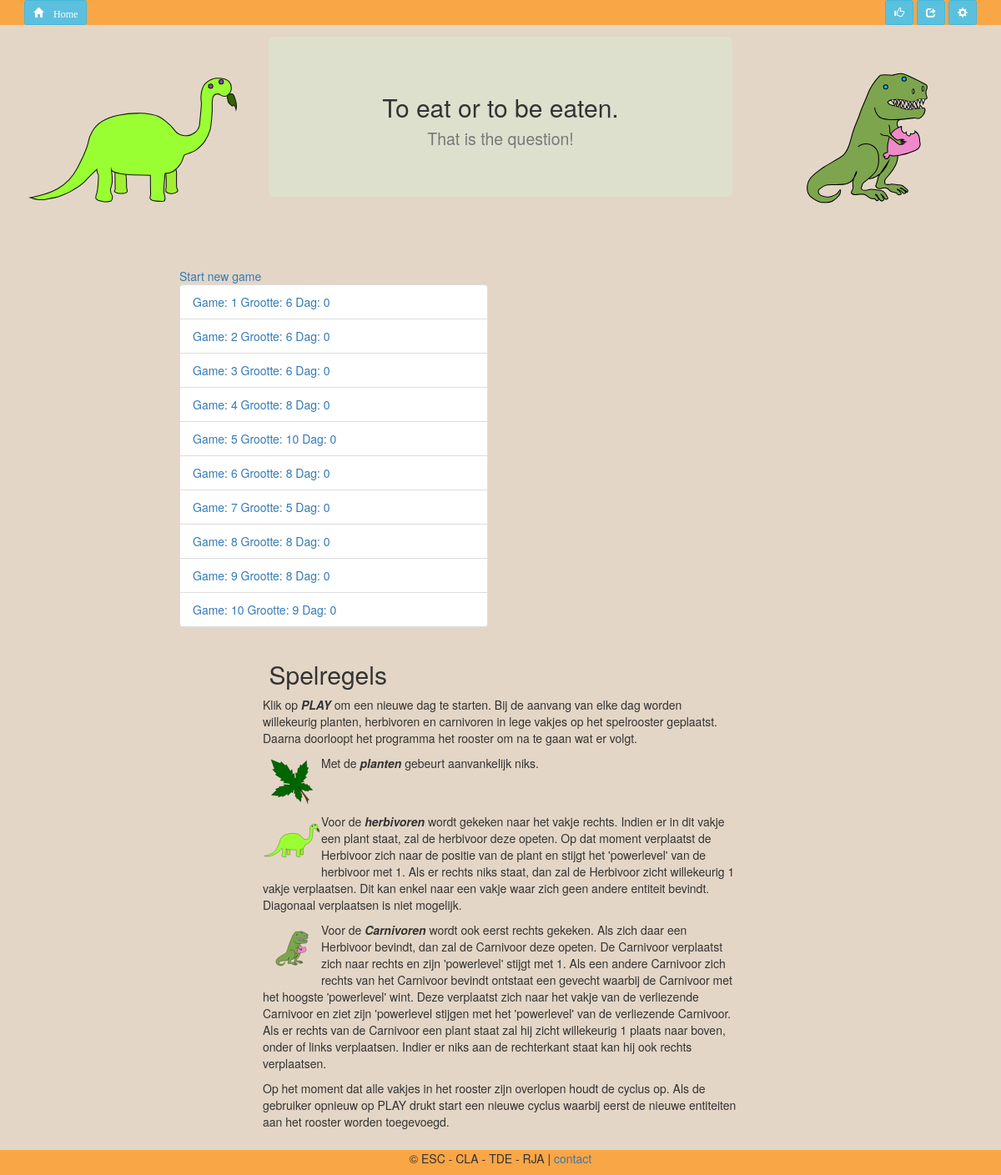
The page / on the database its author committed.
### tables this page shows
CREATE TABLE IF NOT EXISTS `games` (
`id` int(11) NOT NULL,
  `grootte` int(11) NOT NULL,
  `dag` int(11) NOT NULL DEFAULT '0'
);

### data/gameDAO.php (called while the page is built, shortened)
<?php
require_once("entities/game.class.php");
class GameDAO
  {
  public static function getAllGames()
  {
    $sql = "select * from games";
    $dbh = new PDO(DBConfig::$DB_CONNSTRING, DBConfig::$DB_USERNAME, DBConfig::$DB_PASSWORD);
    $result = $dbh->query($sql);
    $arrGames = array();
    foreach ($result as $r)
      {
      $game = new Game($r['id'], $r["grootte"], $r["dag"]);
      array_push($arrGames, $game);
      }
    return $arrGames;
  }
  }

### business/gameservice.php (called while the page is built, shortened)
<?php
require_once("data/gameDAO.php");
class gameService
  {
  public static function getAllGames()
  {
    $arrGames = GameDAO::getAllGames();
    return $arrGames;
  }
  }

### entities/game.class.php (called while the page is built, shortened)
<?php
class Game
  {
  public function setId($id)
  {
    $this->id = $id;
    return $this;
  }
  public function setGrootte($grootte)
  {
    $this->grootte = $grootte;
    return $this;
  }
  public function setDag($dag)
  {
    $this->dag = $dag;
    return $this;
  }
  }

### presentation/homepage.php (the view, shortened to what this page needs)
<!DOCTYPE html>
<html>
  <head>
  </head>
  <body>
    <?php include('presentation/locked/header.php') ?>
    <?php include('presentation/locked/jumbotron.php') ?>
    <section>
      <div class="container-fluid" id="gamelijst">
        <div class="row">
          <div class="col-md-2">
          </div>
          <div class="col-md-4">
            <a href="index.php?page=newgame">Start new game</a>
            <ul class="list-group">
              <?php
              foreach ($gamelijst as $game)
                {
                ?>
                <li class="list-group-item"><a href="index.php?game=<?php print $game->id ?>">Game: <?php print $game->id ?> Grootte: <?php print $game->grootte ?> Dag: <?php print $game->dag ?></a></li>
                <?php
                }
              ?>
            </ul>
          </div>
            <div class="col-md-4">
            </div>
          <div class="col-md-2">
          </div>
        </div>
      </div>
    </section>
    <?php include('presentation/locked/spelregels.php'); ?>
    <?php include("presentation/locked/footer.php") ?>
  </body>
</html>

### index.php (shortened to what this page needs)
<?php
require_once("business/gameservice.php");
$gamelijst = gameService::getAllGames();
if (!isset($_GET['page']) && !isset($_GET['game']))
{
  include 'presentation/homepage.php';
}
?>

### presentation/locked/header.php
<header>
			<div class="container-fluid marg_l marg_b marg_r">
                            <div class="active pull-left">
                                <a href="index.php" title="Home" class="btn btn-info btn-sm">
                                    <span class="glyphicon glyphicon-home"> Home</span>
				</a>
                            </div>
                            <div class="pull-right">
                                <a href="#" title="Facebook" class="btn btn-info btn-sm">
                                    <span class="glyphicon glyphicon-thumbs-up"></span>
				</a>
				<a href="#" title="Share" class="btn btn-info btn-sm">
                                    <span class="glyphicon glyphicon-share"></span>
				</a>
				<a href="#" title="Settings" class="btn btn-info btn-sm" onclick="changesheet()">
                                    <span class="glyphicon glyphicon-cog"></span>
				</a>
                            </div>
			</div>
		</header>

### presentation/locked/jumbotron.php
<section>
                  <div class="row">
	<div class="container-fluid marg_l marg_b marg_r text-center">
                          <div class="col-md-3 text-center">
                              <img src="img/Herbivoor.svg" alt="afbeelding1" title="Herbivoor" class="hidden-xs">
                          </div>
                          <div class="col-md-6">
                              <div class="jumbotron">
                                  <h2>To eat or to be eaten.<br><small>That is the question!</small></h2>
                              </div>
                          </div>
                          <div class="col-md-3">
                              <img src="img/Carnivoor.svg" alt="afbeelding2" title="Carnivoor" class="hidden-xs">
                          </div>
	</div>
                  </div>
</section>

### presentation/locked/spelregels.php (shortened to what this page needs)
<section>
	<div class="container-fluid marg_b">
		<div class="col-md-12">
                                  <div class="row">
                                      <div class="col-md-3"></div>
                                      <div class="col-md-6">
                                          <h2>Spelregels</h2>
                                      </div>
                                      </div>
                                  </div>
			<div class="row">
                                          <div class="col-md-3"></div>
				<div class="col-md-6">
					<p>
                                                      Klik op <em><b>PLAY</b></em> om een nieuwe dag te starten.
                                                      Bij de aanvang van elke dag worden willekeurig planten, herbivoren en carnivoren in lege vakjes op het spelrooster geplaatst.
                                                      Daarna doorloopt het programma het rooster om na te gaan wat er volgt.
                                                      </p>
			</div></div>
                                      <div class="row">
                                          <div class="col-md-3"></div>
                                          <div class="col-md-6">
                                                      <img src=img/plant.svg alt="mini plant" title="Plant" class="minimg hidden-xs pull-left">
                                                      <p>
                                                          Met de <em><b>planten</b></em> gebeurt aanvankelijk niks.
                                                      </p>
                                      </div></div>
			<div class="row">
                                              <div class="col-md-3"></div>
				<div class="col-md-6">
                                                      <img src=img/herbivoor.svg alt="mini herbivoor" title="Herbivoor" class="minimg hidden-xs pull-left">
                                                      <p>
                                                          Voor de <em><b>herbivoren</b></em> wordt gekeken naar het vakje rechts. Indien er in dit vakje een plant staat, zal de herbivoor deze opeten.
                                                          Op dat moment verplaatst de Herbivoor zich naar de positie van de plant en stijgt het 'powerlevel' van de herbivoor met 1.
                                                          Als er rechts niks staat, dan zal de Herbivoor zicht willekeurig 1 vakje verplaatsen. Dit kan enkel naar een vakje waar zich geen andere entiteit bevindt.
                                                          Diagonaal verplaatsen is niet mogelijk.
                                                      </p>
                                      </div></div>
			<div class="row">
                                          <div class="col-md-3"></div>
				<div class="col-md-6">
                                                      <img src=img/carnivoor.svg alt="mini carnivoor" title="Carnivoor" class="minimg hidden-xs pull-left">
                                                      <p>
                                                          Voor de <em><b>Carnivoren</b></em> wordt ook eerst rechts gekeken. Als zich daar een Herbivoor bevindt, dan zal de Carnivoor deze opeten.
                                                          De Carnivoor verplaatst zich naar rechts en zijn 'powerlevel' stijgt met 1.
                                                          Als een andere Carnivoor zich rechts van het Carnivoor bevindt ontstaat een gevecht waarbij de Carnivoor met het hoogste 'powerlevel' wint.
                                                          Deze verplaatst zich naar het vakje van de verliezende Carnivoor en ziet zijn 'powerlevel stijgen met het 'powerlevel' van de verliezende Carnivoor.
                                                          Als er rechts van de Carnivoor een plant staat zal hij zicht willekeurig 1 plaats naar boven, onder of links verplaatsen.
                                                          Indier er niks aan de rechterkant staat kan hij ook rechts verplaatsen.
                                                      </p>
                                      </div></div>
			<div class="row">
                                          <div class="col-md-3"></div>
				<div class="col-md-6">
					<p>
                                                          Op het moment dat alle vakjes in het rooster zijn overlopen houdt de cyclus op.
                                                          Als de gebruiker opnieuw op PLAY drukt start een nieuwe cyclus waarbij eerst de nieuwe entiteiten aan het rooster worden toegevoegd.
                                                      </p>
                                      </div></div>
				</div>
</section>

### presentation/locked/footer.php
<footer>
	<div class="container-fluid text-center marg_l marg_r">
                          <p>&copy; ESC - CLA - TDE - RJA | <a href="#">contact</a></p>
	</div>
</footer>

### css/stylesheet.css (style rules this page uses)
body { background-color:#E3D6C6; }
header { background-color:#F9A646; }
.jumbotron { background-color:#DDE0CD; }
section>.container-fluid { background-color:#E3D6C6; }
footer { background-color:#F9A646; }
.marg_l { margin-left:1em; }
.marg_r { margin-right:1em; }
.marg_b { margin-bottom:1em; }
.minimg { max-width: 5em; }

### rows shown on the page
games: id "1", grootte "6", dag "0"
games: id "2", grootte "6", dag "0"
games: id "3", grootte "6", dag "0"
games: id "4", grootte "8", dag "0"
games: id "5", grootte "10", dag "0"
games: id "6", grootte "8", dag "0"
games: id "7", grootte "5", dag "0"
games: id "8", grootte "8", dag "0"
games: id "9", grootte "8", dag "0"
games: id "10", grootte "9", dag "0"
